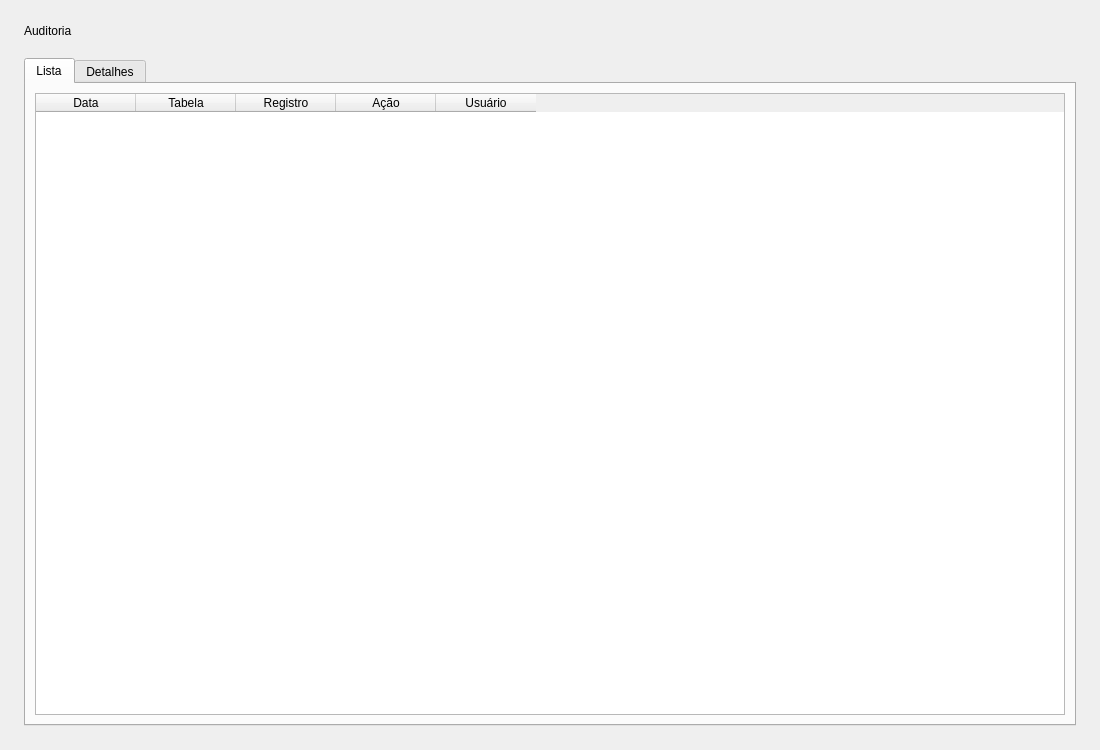
<?xml version='1.0' encoding='UTF-8'?>
<ui version="4.0">
  <class>AuditoriaWindow</class>
  <widget class="QWidget" name="AuditoriaWindow">
    <property name="geometry">
      <rect>
        <x>0</x>
        <y>0</y>
        <width>1100</width>
        <height>750</height>
      </rect>
    </property>
    <property name="windowTitle">
      <string>Auditoria</string>
    </property>
    <layout class="QVBoxLayout" name="verticalLayout">
      <property name="spacing">
        <number>20</number>
      </property>
      <property name="leftMargin">
        <number>24</number>
      </property>
      <property name="topMargin">
        <number>24</number>
      </property>
      <property name="rightMargin">
        <number>24</number>
      </property>
      <property name="bottomMargin">
        <number>24</number>
      </property>
      <item>
        <widget class="QLabel" name="lbl_title">
          <property name="text">
            <string>Auditoria</string>
          </property>
          <property name="alignment">
            <set>Qt::AlignmentFlag::AlignLeft | Qt::AlignmentFlag::AlignVCenter</set>
          </property>
        </widget>
      </item>
      <item>
        <widget class="QTabWidget" name="tabWidget">
          <widget class="QWidget" name="tab_lista">
            <attribute name="title">
              <string>Lista</string>
            </attribute>
            <layout class="QVBoxLayout" name="v1">
              <item>
                <widget class="QTableWidget" name="tbl_auditoria">
                  <property name="editTriggers">
                    <set>QAbstractItemView::EditTrigger::NoEditTriggers</set>
                  </property>
                  <property name="selectionBehavior">
                    <enum>QAbstractItemView::SelectionBehavior::SelectRows</enum>
                  </property>
                  <property name="rowCount">
                    <number>0</number>
                  </property>
                  <property name="columnCount">
                    <number>5</number>
                  </property>
                  <column>
                    <property name="text">
                      <string>Data</string>
                    </property>
                  </column>
                  <column>
                    <property name="text">
                      <string>Tabela</string>
                    </property>
                  </column>
                  <column>
                    <property name="text">
                      <string>Registro</string>
                    </property>
                  </column>
                  <column>
                    <property name="text">
                      <string>Ação</string>
                    </property>
                  </column>
                  <column>
                    <property name="text">
                      <string>Usuário</string>
                    </property>
                  </column>
                </widget>
              </item>
            </layout>
          </widget>
          <widget class="QWidget" name="tab_detalhes">
            <attribute name="title">
              <string>Detalhes</string>
            </attribute>
            <layout class="QFormLayout" name="form">
              <item row="0" column="0">
                <widget class="QLabel" name="lblAntes">
                  <property name="text">
                    <string>Antes (JSON)</string>
                  </property>
                </widget>
              </item>
              <item row="0" column="1">
                <widget class="QPlainTextEdit" name="pte_antes" />
              </item>
              <item row="1" column="0">
                <widget class="QLabel" name="lblDepois">
                  <property name="text">
                    <string>Depois (JSON)</string>
                  </property>
                </widget>
              </item>
              <item row="1" column="1">
                <widget class="QPlainTextEdit" name="pte_depois" />
              </item>
            </layout>
          </widget>
        </widget>
      </item>
    </layout>
  </widget>
  <resources />
  <connections />
</ui>
